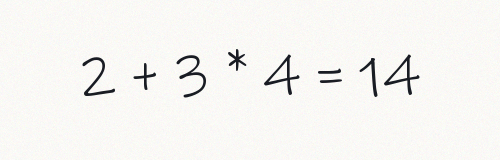
#> input picture data/samples/sample_01.png, 500 x 160 px; its folder holds only this picture in this run
$ python -i preprocess.py   (imports and definitions only)
#> lines starting #> are read from the running program, lines starting #| are printed output that depends on the picture; after the words box and inside, x2 and y2 are one past the last pixel; in counts of white or black regions, pixels touching at a corner belong together
#> further down, picture is the input picture: shape (160, 500, 3); mean B, G, R 241.8, 244.5, 245.5
"""
=============================================================================
MathVision: Preprocessing Module (Classical Computer Vision Pipeline)
=============================================================================

This module is responsible for raw image conditioning prior to character
segmentation. In real-world scenarios (handheld camera photos, webcam feeds,
or scans), handwriting exhibits significant variability in illumination,
orientation, noise, and stroke continuity.

Key Stages:
    1. Aspect-Ratio Preserving Resize: Standardizes scale to ensure morphological
       kernels operate consistently across varying camera resolutions.
    2. Document / Paper Perspective Correction: Identifies document boundaries
       via convex quadrilateral approximation and computes homography matrix
       to rectify perspective tilt.
    3. Grayscale Conversion: Removes color channels to simplify intensity processing.
    4. Gaussian Smoothing: Suppresses high-frequency camera sensor noise.
    5. Inverted Adaptive Thresholding: Accommodates non-uniform lighting/shadows
       and creates binary ink representation (foreground ink = 255, background = 0).
    6. Morphological Operations:
       - Opening: Removes isolated speckles (salt noise).
       - Closing: Bridges minute hairline gaps in pen/pencil strokes.
    7. Orientation Deskewing: Aligns text baselines horizontally using minAreaRect.
    8. Threshold Comparative Analysis: Evaluates Global vs. Otsu vs. Adaptive methods.
=============================================================================
"""

from typing import Dict, Any, Tuple, Optional
import numpy as np
import cv2


# =============================================================================
# DEFAULT CONFIGURATION
# All tunable hyperparameters are centralized here to avoid magic numbers.
# Every parameter is documented with its mathematical / practical purpose.
# =============================================================================
PREPROCESS_CONFIG: Dict[str, Any] = {
    # 1. Resize Settings
    "max_width": 1000,              # Max width in pixels to keep kernel sizes effective
    "interpolation": cv2.INTER_AREA,# Area interpolation avoids moire artifacts during downscaling

    # 2. Perspective Correction Settings
    "perspective_enabled": True,    # Attempt document/sheet quadrilateral detection
    "min_paper_area_ratio": 0.20,   # Paper contour must cover at least 20% of image area
    "approx_poly_epsilon_ratio": 0.02, # Epsilon factor for approxPolyDP (2% of perimeter)

    # 3. Gaussian Blur Settings
    # Light Gaussian kernel removes high-frequency thermal & sensor noise without fattening thin strokes
    "blur_kernel_size": (3, 3),     # Compact kernel to preserve crisp 1-2px stroke widths
    "blur_sigma_x": 0,              # 0 indicates sigma calculated from kernel dimensions

    # 4. Adaptive Threshold Settings
    # Inverted so ink = 255 (white foreground) and paper = 0 (black background).
    # This standardizes input for contour detection and CNN classification.
    "adaptive_max_val": 255,
    "adaptive_method": cv2.ADAPTIVE_THRESH_GAUSSIAN_C, # Gaussian weighting around local neighborhood
    "adaptive_type": cv2.THRESH_BINARY_INV,
    "adaptive_block_size": 15,      # Neighborhood size in pixels (must be odd > 1)
    "adaptive_c": 8,                # Higher C value prevents thin strokes from blooming into thick blobs

    # 5. Threshold Selection & Comparison Settings
    "threshold_method": "adaptive", # Default to local adaptive binarization for lighting & margin robustness
    "global_thresh_val": 127,       # Midpoint value for naive binary thresholding

    # 6. Illumination Flattening Settings (Retinex / Morphological Background Subtraction)
    "illumination_flattening_enabled": True, # Removes shadows, vignetting, and ambient gradients
    "illumination_kernel_size": (41, 41),    # Large morphological kernel capturing paper background

    # 7. Morphological Refinement
    # Opening (erosion followed by dilation) eliminates isolated single-pixel salt noise.
    # Closing (dilation followed by erosion) bridges micro gaps caused by dry ink strokes.
    "morph_kernel_open": (1, 1),    # (1, 1) preserves delicate 1px crossbars (e.g. in '4'); noise is rejected by CC analysis
    "morph_kernel_close": (2, 2),   # Compact 2x2 bridges broken strokes without filling small loops (e.g. '6', '8')

    # 8. Background Horizontal Line Suppression Settings
    "line_suppression_enabled": True, # Removes notebook rules, table borders, and scanner boundary bars
    "line_min_width_ratio": 0.22,     # Minimum length relative to image width to qualify as background line

    # 9. Deskew Settings
    "deskew_enabled": False,        # Optional orientation rectification
    "max_deskew_angle": 30.0,       # Angles beyond 30 deg are likely non-horizontal layouts
}


def load_image(image_input: Any) -> np.ndarray:
    """
    Loads an image from a file path, byte stream, or validates an existing numpy array.

    Args:
        image_input: File path (str), raw image bytes, or existing np.ndarray.

    Returns:
        np.ndarray: BGR image array.

    Raises:
        ValueError: If the image cannot be read or decoded.
    """
    if isinstance(image_input, str):
        image = cv2.imread(image_input)
        if image is None:
            raise ValueError(f"Failed to read image from path: '{image_input}'")
        return image

    if isinstance(image_input, (bytes, bytearray)):
        nparr = np.frombuffer(image_input, np.uint8)
        image = cv2.imdecode(nparr, cv2.IMREAD_COLOR)
        if image is None:
            raise ValueError("Failed to decode image from raw bytes.")
        return image

    if isinstance(image_input, np.ndarray):
        if image_input.ndim == 2:
            return cv2.cvtColor(image_input, cv2.COLOR_GRAY2BGR)
        elif image_input.ndim == 3 and image_input.shape[2] == 4:
            return cv2.cvtColor(image_input, cv2.COLOR_BGRA2BGR)
        return image_input.copy()

    raise TypeError(f"Unsupported image input type: {type(image_input)}")


def resize_preserve_aspect(image: np.ndarray, max_width: Optional[int] = None) -> np.ndarray:
    """
    Resizes image to a fixed maximum width while preserving the exact aspect ratio.

    Viva Explanation:
    Normalizing the overall scale ensures that fixed morphological kernels (e.g., 3x3)
    and contour area thresholds operate uniformly regardless of whether the input photo
    was taken with a 48MP smartphone or a 720p webcam.

    Args:
        image: BGR or Grayscale image array.
        max_width: Maximum allowable width in pixels. If None, uses PREPROCESS_CONFIG.

    Returns:
        np.ndarray: Rescaled image.
    """
#> called with max_width = 1000
    if max_width is None:
        max_width = PREPROCESS_CONFIG["max_width"]

    height, width = image.shape[:2]
    if width <= max_width:
        return image.copy()

    aspect_ratio = float(height) / float(width)
    new_width = max_width
    new_height = int(round(new_width * aspect_ratio))

    interpolation = PREPROCESS_CONFIG["interpolation"]
    return cv2.resize(image, (new_width, new_height), interpolation=interpolation)


# [26 lines left out: function order_quad_points, not called in this run]


def correct_perspective(
    image: np.ndarray,
    config: Optional[Dict[str, Any]] = None
) -> Tuple[np.ndarray, bool]:
    """
    Detects paper boundaries and performs perspective rectification via Homography.

    Viva Explanation:
    Photos taken at an angle distort symbol geometry (keystone effect), turning
    circles into ellipses and slanting vertical strokes. Finding the sheet's convex
    quadrilateral and projecting it to a flat plane restores true spatial proportions.
    If no quadrilateral paper sheet is found (e.g., canvas drawings or tight crops),
    the function skips gracefully without altering the image.

    Args:
        image: BGR input image.
        config: Tunable settings dictionary.

    Returns:
        Tuple[np.ndarray, bool]: Rectified image and boolean flag indicating whether
                                 perspective warp was applied.
    """
    cfg = config or PREPROCESS_CONFIG
    if not cfg.get("perspective_enabled", True):
        return image.copy(), False

    orig_h, orig_w = image.shape[:2]
    total_area = orig_h * orig_w

    # Convert to grayscale and blur to smooth fine texture
    gray = cv2.cvtColor(image, cv2.COLOR_BGR2GRAY)
    blurred = cv2.GaussianBlur(gray, (5, 5), 0)
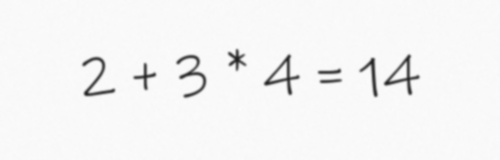
#> blurred: shape (160, 500); min 31, max 251, mean 244.5

    # Edge detection using Otsu-guided Canny thresholds
    high_thresh, _ = cv2.threshold(blurred, 0, 255, cv2.THRESH_BINARY + cv2.THRESH_OTSU)
#> high_thresh = 180
    low_thresh = 0.5 * high_thresh
#> low_thresh = 90
    edges = cv2.Canny(blurred, low_thresh, high_thresh)
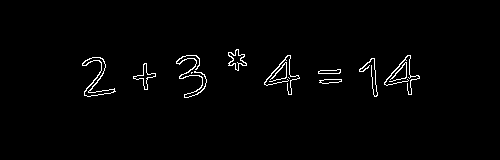
#> edges: shape (160, 500); 1.6% white in thin lines or dots, all inside (x1, y1, x2, y2) = (82, 49, 420, 98)

    # Dilate edges to close gaps in paper boundary
    dilated_edges = cv2.dilate(edges, cv2.getStructuringElement(cv2.MORPH_RECT, (3, 3)))
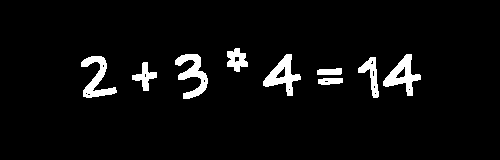
#> dilated_edges: shape (160, 500); 4.8% white; 9 white regions

    contours, _ = cv2.findContours(dilated_edges, cv2.RETR_LIST, cv2.CHAIN_APPROX_SIMPLE)
#> contours = 24 contours, 12 with area under 20; largest, box (x1, y1, x2, y2) and area: (383, 54, 421, 96) 630, (263, 54, 301, 96) 628, (175, 54, 208, 99) 582, (81, 56, 117, 98) 544, (358, 57, 379, 98) 312
    if not contours:
        return image.copy(), False

    # Sort contours by descending area
    contours = sorted(contours, key=cv2.contourArea, reverse=True)[:5]
#> contours = 5 contours; box (x1, y1, x2, y2) and area: (383, 54, 421, 96) 630, (263, 54, 301, 96) 628, (175, 54, 208, 99) 582, (81, 56, 117, 98) 544, (358, 57, 379, 98) 312
#> (the rest of the program and of its run is left out)
